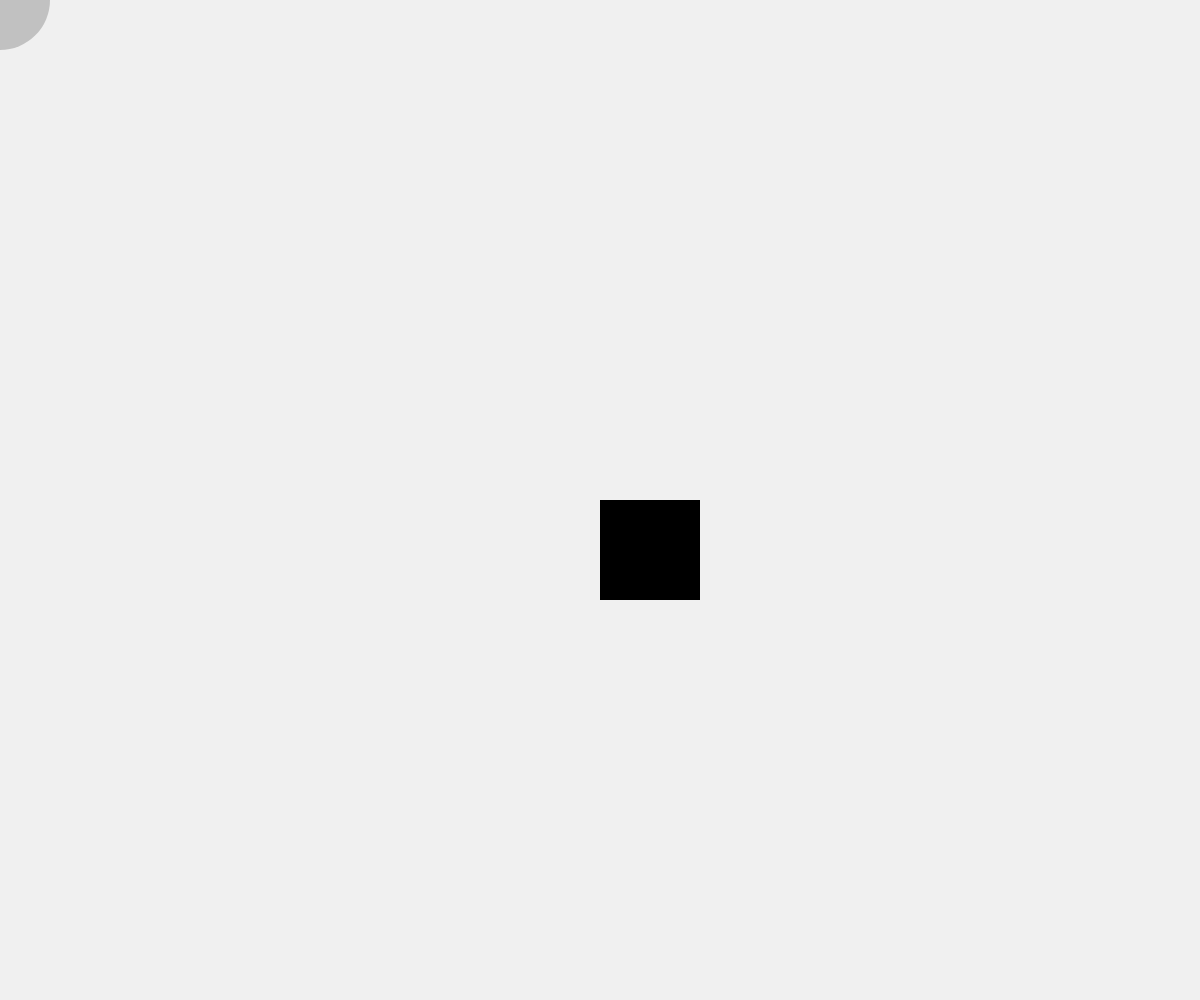
Frame 1 (no input)
Frame 60 (no input): identical to frame 1, image omitted
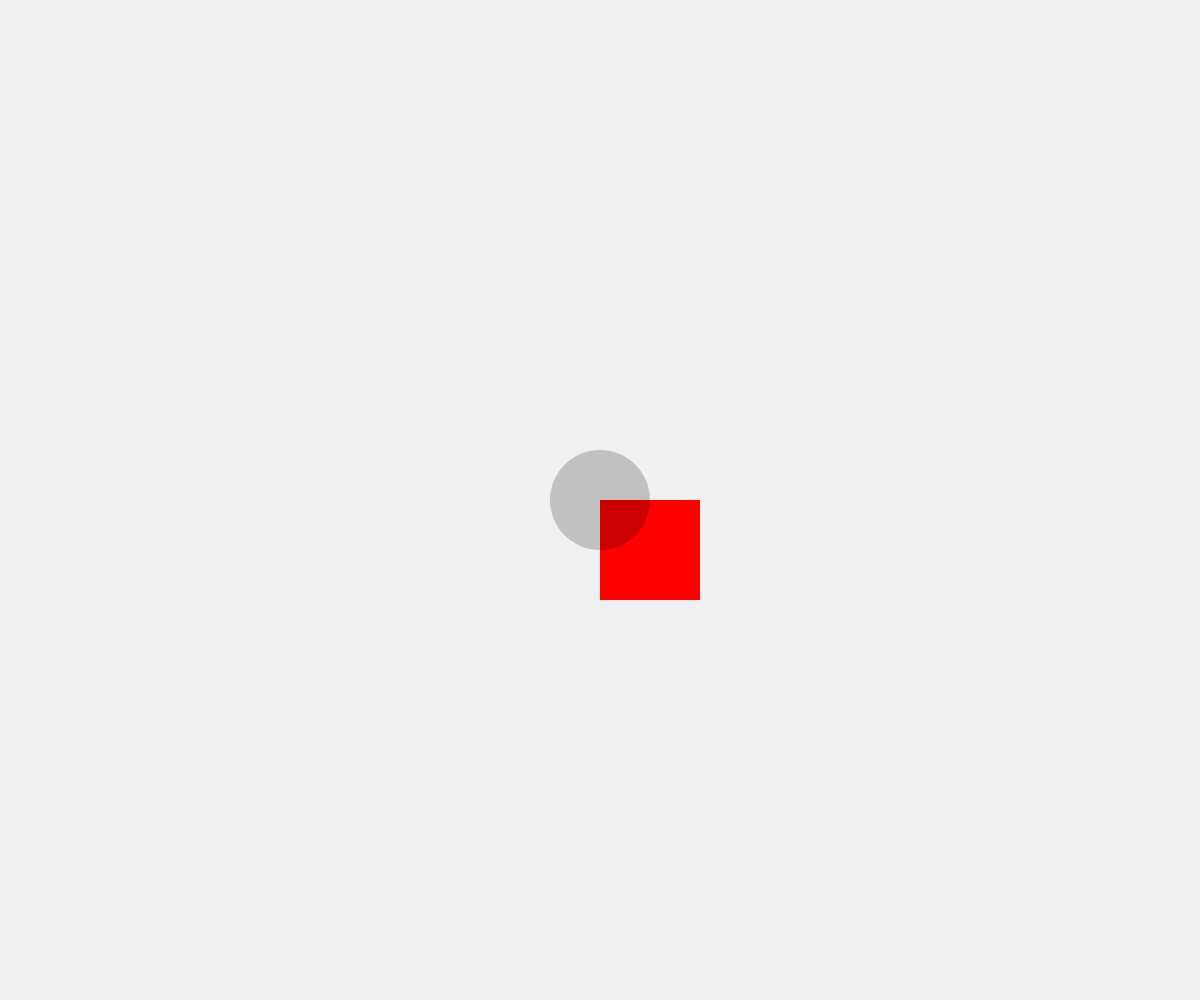
Frame 120 (the mouse pressed at the canvas centre since frame 60)

The p5.js sketch that drew these frames (run headless with seeded random() and noise() and a simulated clock; from frame 60 on, the mouse is pressed at the canvas centre):

// p5.js sketch
// ── sketch.js
// 長方形と円の衝突判定
// reference: http://jeffreythompson.org/collision-detection/circle-rect.php

let circleSize = 100;
let rectangleSize = 100;
let targetColor;
let bgColor = 240;

const circleRectIsCollision = (cx, cy, diameter, rx, ry, rw, rh) => {
	let testX = cx;
	let testY = cy;
	let radius = diameter / 2;
	if (cx < rx) testX = rx;
	else if (cx > rx + rw) testX = rx + rw;
	if (cy < ry) testY = ry;
	else if (cy > ry + rh) testY = ry + rh;

	let distX = cx - testX;
	let distY = cy - testY;
	let dist = sqrt(pow(distX, 2) + pow(distY, 2));

	if (dist <= radius) {
		return true;
	}
	return false;
}

function setup() {
	createCanvas(windowWidth, windowHeight);
	noStroke();
}

function draw() {
	let circle = createVector(mouseX, mouseY);
	let rectangle = createVector(width / 2, height / 2);

	let detect = circleRectIsCollision(
		circle.x, circle.y, circleSize,
		rectangle.x, rectangle.y, rectangleSize, rectangleSize
	);

	if (detect) {
		rectangleColor = color(255, 0, 0);
	} else {
		rectangleColor = 0;
	}

	background(bgColor);

	fill(rectangleColor);
	rect(rectangle.x, rectangle.y, rectangleSize);

	fill(0, 50);
	ellipse(circle.x, circle.y, circleSize);
}
